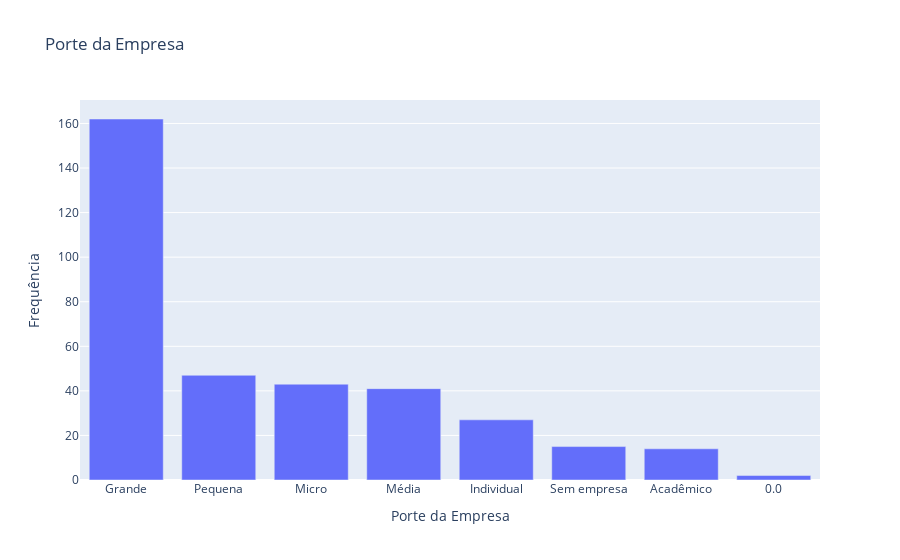

The code cell stored with this chart in its notebook:
### Code cell
# Contar o número de ocorrências de cada país na coluna 'coluna_paises'
contagem_empresas= df['Tamanho da empresa'].value_counts()

# Contar o número de ocorrências de cada país na coluna 'coluna_paises'
contagem_empresas= df['Tamanho da empresa'].value_counts()

# Transformar a série em um DataFrame para facilitar a manipulação
df_contagem_empresas = contagem_empresas.reset_index()
df_contagem_empresas.columns = ['Porte da Empresa', 'Frequência']

# Plotar o gráfico de barras interativo com Plotly
fig = px.bar(df_contagem_empresas, x='Porte da Empresa', y='Frequência', 
             title='Porte da Empresa', 
             labels={'Porte da Empresa': 'Porte da Empresa', 'Frequência': 'Frequência'})
fig.show()

### Figure 1 — Plotly figure (JSON) as saved in the notebook; plotly's stock layout.template omitted (floating-point values rounded to 4 significant figures)
{"data": [{"alignmentgroup": "True", "hovertemplate": "Porte da Empresa=%{x}<br>Frequência=%{y}<extra></extra>", "legendgroup": "", "marker": {"color": "#636efa", "pattern": {"shape": ""}}, "name": "", "offsetgroup": "", "orientation": "v", "showlegend": false, "textposition": "auto", "type": "bar", "x": ["Grande", "Pequena", "Micro", "Média", "Individual", "Sem empresa", "Acadêmico", "0.0"], "xaxis": "x", "y": [162, 47, 43, 41, 27, 15, 14, 2], "yaxis": "y"}], "layout": {"barmode": "relative", "legend": {"tracegroupgap": 0}, "title": {"text": "Porte da Empresa"}, "xaxis": {"anchor": "y", "domain": [0, 1], "title": {"text": "Porte da Empresa"}}, "yaxis": {"anchor": "x", "domain": [0, 1], "title": {"text": "Frequência"}}}}
